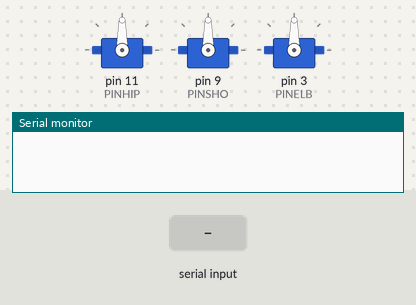
The sketch below on a simulated Arduino Uno, built with avr-gcc and run on an emulated ATmega328P. Parts: 3 × servo, the last lines printed to the serial monitor. Inputs (shaded band) come from the test bench.

Above: at 1.2 s.
1.3 s: "90,45,200\n" received over Serial
At 1.6 s:
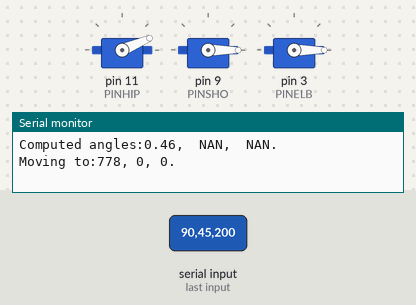
2.8 s: "30,150,10\n" received over Serial
At 3.8 s:
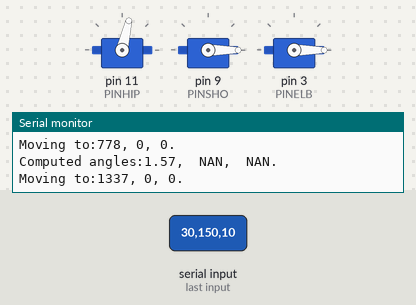
5.8 s: "5\n" received over Serial
At 8.6 s:
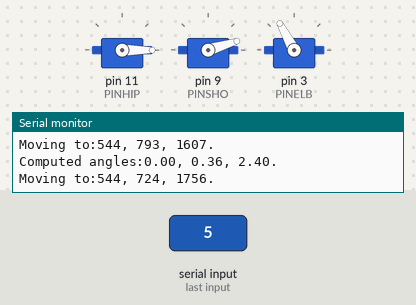
8.8 s: "90\n" received over Serial
At 11.6 s:
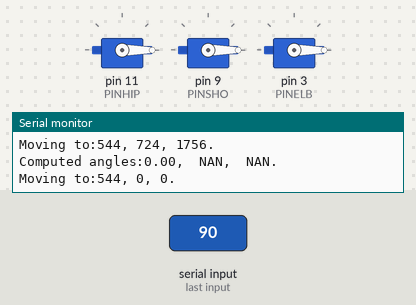
11.8 s: "90,45\n" received over Serial
At 13.8 s:
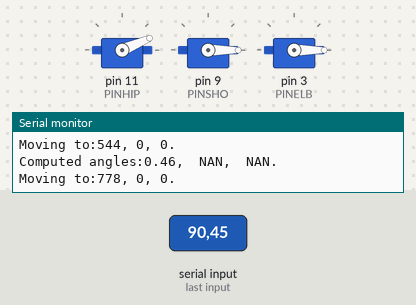
14.3 s: "200\n" received over Serial
At 17.6 s:
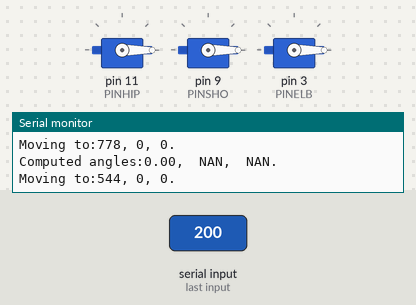
Timing chart, 0 to 18.3 s (numbered marks = the images above; inputs shaded):
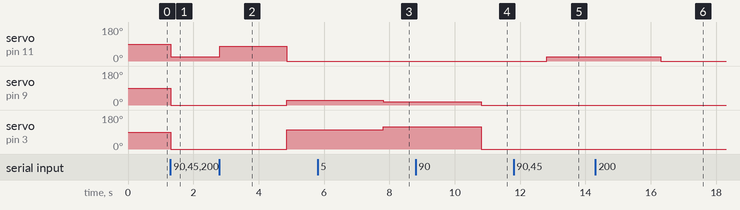

Measured:
- after the input at 1.3 s, servo on pin 11 (PINHIP): 90° → 23° at once; servo on pin 9 (PINSHO), servo on pin 3 (PINELB): 90° → 0° at once
- after the input at 2.8 s, servo on pin 11 (PINHIP): 23° → 77° at once, → 0° 2.1 s later; servo on pin 9 (PINSHO): 0° → 24° after 2.1 s; servo on pin 3 (PINELB): 0° → 103° after 2.1 s
- after the input at 5.8 s, servo on pin 9 (PINSHO): 24° → 17° after 2.0 s; servo on pin 3 (PINELB): 103° → 118° after 2.0 s
- after the input at 8.8 s, servo on pin 9 (PINSHO): 17° → 0° after 2.0 s; servo on pin 3 (PINELB): 118° → 0° after 2.0 s
- after the input at 11.8 s, servo on pin 11 (PINHIP): 0° → 23° after 1.0 s
- after the input at 14.3 s, servo on pin 11 (PINHIP): 23° → 0° after 2.0 s

The sketch:

InverseKine.ino
```cpp
#include <math.h>
#include <Arduino.h>
#include <Servo.h>

#define MG996_MIN 544 // microseconds corresponding to the minimum angle for our servo, so 0 degrees
#define MG996_MAX 2130 // microseconds corresponding to the theoretical maximux angle for our servo, so 180 degrees

// pin definitions
#define PINHIP 11
#define PINSHO 9
#define PINELB 3

// creating servo objects
Servo hip;
Servo shoulder;
Servo elbow;

// some terrible global variables
double q1, q2, q3;
double l1=1.4, l2=12, l3=13.7, d1=8;

void inverseKine(int x, int y, int z) {
  double s1, s2, s3;
  double c1, c2, c3;
  double dx, dy, dz; // variable to store the target

  // storing our target in double variable, to ease computation
  dx = x;
  dy = y;
  dz = z;

  // magic but maybe a little bit broken math stuff
  c1 = dx / sqrt(dx*dx + dy*dy);
  s1 = sqrt(1.0-c1*c1);
  q1 = atan2(dy,dx);

  c3 = (dx*dx+dy*dy+(dz-d1)*(dz-d1)-l2*l2-l3*l3)/(2.0*l2*l3);
  s3 = -sqrt(1.0-c3*c3);
  q3 = -atan2(s3,c3);

  s2 = ((l2+l3*c3)*(dz-d1)-l3*s3*(c1*dx+s1*dy))/((l2+l3*c3)*(l2+l3*c3)+(l3*s3)*(l3*s3));
  c2 = sqrt(1.0-s2*s2);
  q2 = atan2(s2,c2);
}

void writeArm(int uhip, int ushoulder, int uelbow) {
  Serial.println("Moving to:" + String(uhip) + ", " + String(ushoulder) + ", "+ String(uelbow) + ".");

  // writing the angles (given in microseconds) to the servos
  hip.writeMicroseconds(uhip);
  shoulder.writeMicroseconds(ushoulder);
  elbow.writeMicroseconds(uelbow);
}


int radToMicros(double rad) {
  // computing the correct impulse to send to our servos for a given angle in radians
  return round(rad * (MG996_MAX - MG996_MIN) / PI + MG996_MIN);
}

void moveArm(int x, int y, int z) {
  inverseKine(x,y,z); // computing inverse kinematics to move to the given position, donesn't move by itself

  Serial.println("Computed angles:" + String(q1) + ", " + String(q2) + ", "+ String(q3) + ".");

  writeArm(radToMicros(q1), radToMicros(q2), radToMicros(q3)); // convert the angles from radians to microseconds and moves the arm
}

void setup() {
  Serial.begin(9600);

  // initializing the servos
  hip.attach(PINHIP);
  shoulder.attach(PINSHO);
  elbow.attach(PINELB);
}

void loop() {
  int x,y,z;

  // Reading data from the serial port
  while (!Serial.available()); // waiting for something to be written to serial
  // reading the three coordinates as integers
  x = Serial.parseInt();
  y = Serial.parseInt();
  z = Serial.parseInt();

  // moves the arm to the given coordinates in the plane
  moveArm(x,y,z);

  /*
   * for test purpose this can be used instead of the previous call to interpret the data read from
   * serial as angles, and directly write them to the motors. useful to check for correctness of the
   * arm itself.
   */
  //writeArm(x,y,z);

  delay(50); // waiting a little for the arm to move into position
}
```
